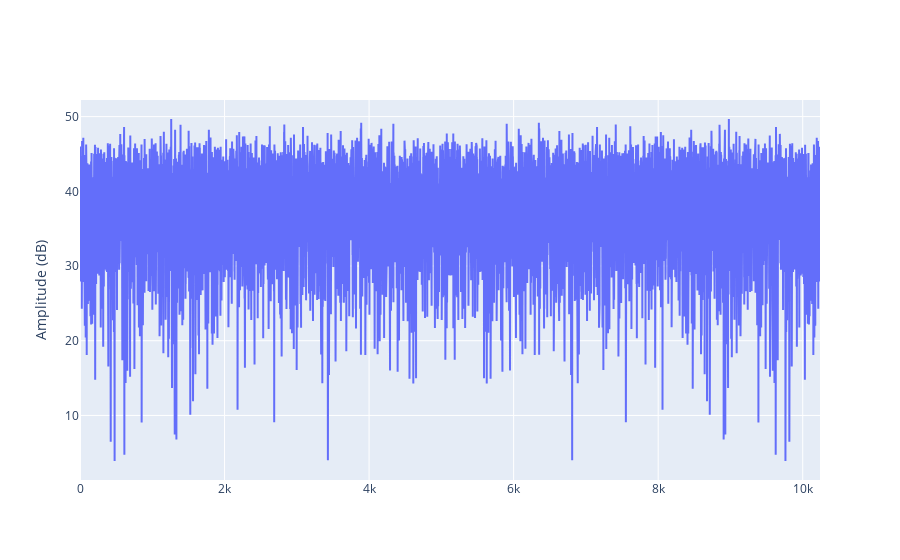

The notebook cell saved with this chart:
### Code cell
fig = go.Figure()
fig.add_trace(go.Scatter(x=np.arange(len(n_t)), 
                         y=20*np.log10(np.abs(n_f))),)
fig.update_layout(yaxis_title='Amplitude (dB)')

### Figure 1 — Plotly figure (JSON) as saved in the notebook; plotly's stock layout.template omitted (floating-point values rounded to 4 significant figures; data arrays with more than 128 entries replaced by an {"elided": "..."} marker saying what was removed)
{"data": [{"type": "scatter", "x": {"elided": "10240 int values"}, "y": {"elided": "10240 float values"}}], "layout": {"yaxis": {"title": {"text": "Amplitude (dB)"}}}}
